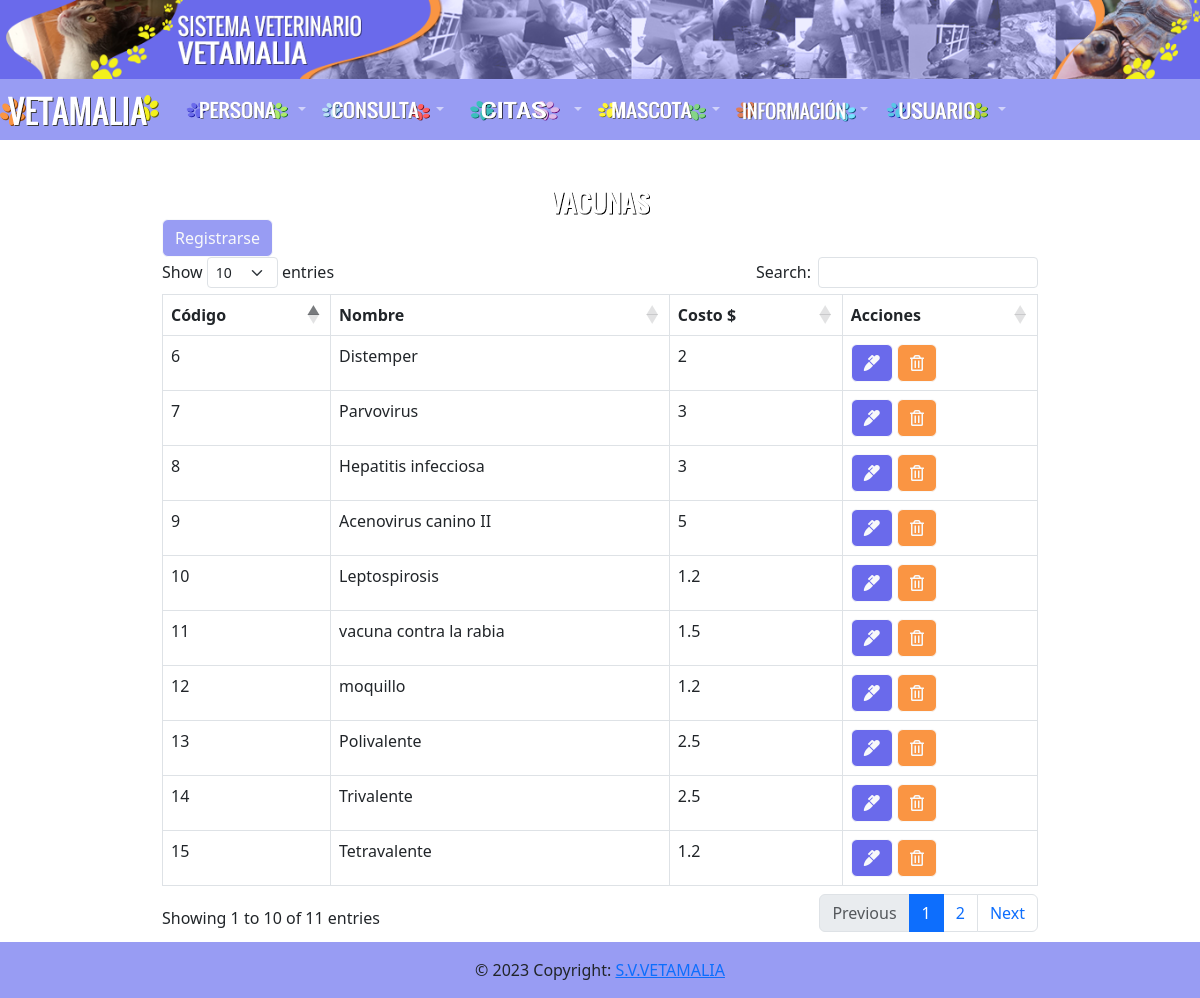
Screenshot of /vacuna/vacuna.php with the database file from the repository.
### tables this page shows
CREATE TABLE `vacuna` (
  `codigo_vacuna` int(150) NOT NULL,
  `nombre_vacuna` varchar(150) NOT NULL,
  `costo` float NOT NULL
);

### vacuna/vacuna.php (the view, shortened to what this page needs)
<?php include("../database/db.php");?>
<?php include("../include/headers.php")?>
<div class="container p-4">
    <div class="row">
        <div class="col-md-10 mx-auto" style="width: 900px; margin-top: 20px !important; margin-bottom: 40px !important;">
            <img src="../img/Vacunas.png" class="rounded mx-auto d-block" width="160" height="35"></a>
            <a href="registrar.php" class="btn btn-outline-light" type="button" style="background-color: #989cf3">Registrarse</a>
            <table class="table table-bordered" id="example">
                <thead>
                    <tr>
                        <th>Código</th>
                        <th>Nombre</th>
                        <th>Costo $</th>
                        <th>Acciones</th>
                    </tr>
                </thead>
                <tbody>
                    <?php
                    $query = "SELECT * FROM vacuna";
                    $result = mysqli_query($conn,$query);
                    while($row =mysqli_fetch_array($result)) {?>
                        <tr>
                            <td><?php echo $row['codigo_vacuna']?></td>
                            <td><?php echo $row['nombre_vacuna']?></td>
                            <td><?php echo $row['costo']?></td>
                            <td>
                                <a href="edit.php?id=<?php echo $row['codigo_vacuna']?>" class="btn btn-outline-light" type="button" style="background-color: #6a6aeb" onclick="return  ConfirmarEditar()">
                                    <i class="fas fa-marker"></i>
                                </a>
                                <a href="delete.php?id=<?php echo $row['codigo_vacuna']?>" class="btn btn-outline-light" type="button" style="background-color: #fa9543" onclick="return ConfirmarEliminar()">
                                <i class="far fa-trash-alt"></i>
                                </a>
                            </td>
                        </tr>
                    <?php }?>
                </tbody>
            </table>
        </div>
    </div>
</div>
<?php include("../include/footer.php")?>

### rows the page displays
vacuna: codigo_vacuna "6", nombre_vacuna "Distemper", costo "2"
vacuna: codigo_vacuna "7", nombre_vacuna "Parvovirus", costo "3"
vacuna: codigo_vacuna "8", nombre_vacuna "Hepatitis infecciosa", costo "3"
vacuna: codigo_vacuna "9", nombre_vacuna "Acenovirus canino II", costo "5"
vacuna: codigo_vacuna "10", nombre_vacuna "Leptospirosis", costo "1.2"
vacuna: codigo_vacuna "11", nombre_vacuna "vacuna contra la rabia", costo "1.5"
vacuna: codigo_vacuna "12", nombre_vacuna "moquillo", costo "1.2"
vacuna: codigo_vacuna "13", nombre_vacuna "Polivalente", costo "2.5"
vacuna: codigo_vacuna "14", nombre_vacuna "Trivalente", costo "2.5"
vacuna: codigo_vacuna "15", nombre_vacuna "Tetravalente", costo "1.2"
